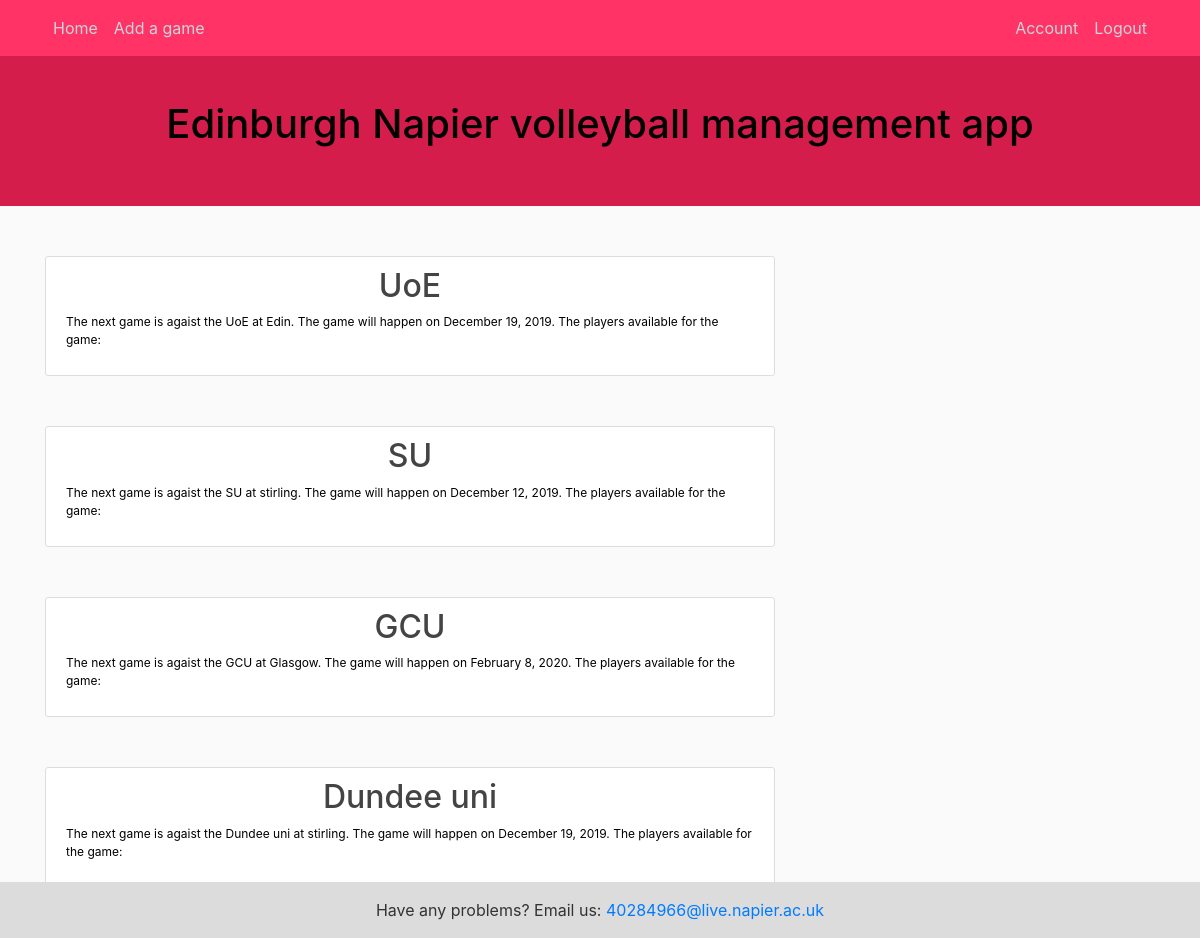
Page /home (signed in) on the earlier database version.
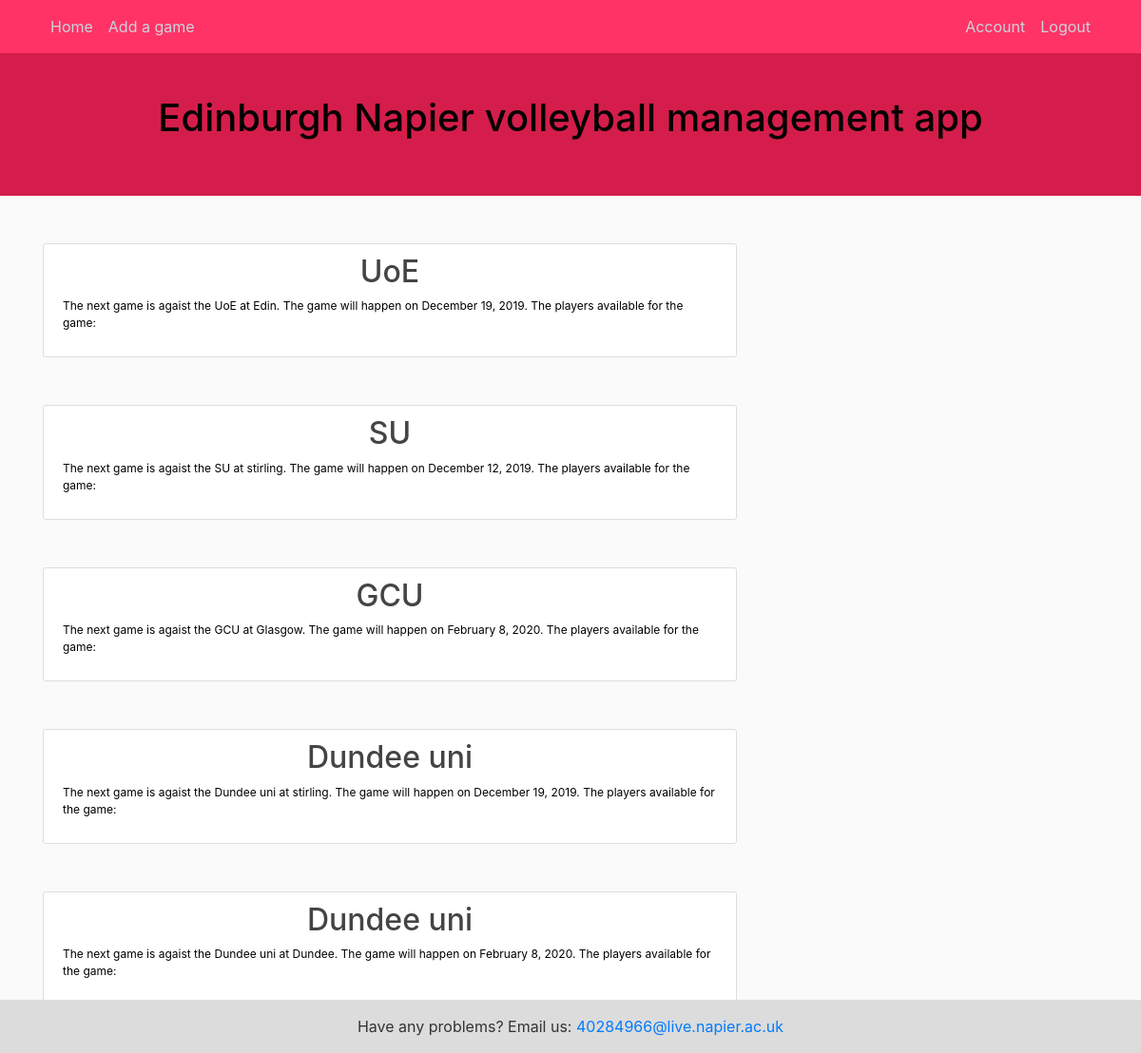
Same page on the later database version.
### app/models.py (models this page shows)
class Game(db.Model):
    __tablename__ = 'game'
    id = db.Column(db.Integer, primary_key=True)
    date = db.Column(db.String(20), nullable=False)
    location = db.Column(db.String(50), nullable=True)
    opposition = db.Column(db.String(30), nullable=False)
    result = db.Column(db.String(35), nullable=True)

### app/routes.py (the view)
@app.route('/home', methods=['GET', 'POST'])
@login_required
def home():
    games2 = Game.query.all()
    return render_template('home.html', title="Home", games=games2), 200

### app/models.py (called while the page is built)
@login_manager.user_loader
def load_user(user_id):
    return User.query.get(int(user_id))

### app/templates/home.html
{% extends "layout-login.html" %}
{% block content%}
{% for game in games %}
        <article class="media content-section">
          <div class="media-body">
		  <h2><a class="article-title" href="{{ url_for('game', game_id=game.id) }}">{{ game.opposition }}</a></h2>
		  <p class="article-content">The next game is agaist the {{ game.opposition }} at {{ game.location }}. The game will happen on {{ game.date }}.  The players available for the game: {{ game.player }}</p>
          </div>
        </article>
{% endfor %}
{% endblock content %}

### app/templates/layout-login.html (shortened to what this page needs)
<html>
  <head>
   	 <link rel="stylesheet" href="https://stackpath.bootstrapcdn.com/bootstrap/4.4.1/css/bootstrap.min.css">
	<link rel="stylesheet" type="text/css" href="{{ url_for('static', filename='login.css')}}">
  </head>
  <body>
	<header class="site-header">
		<nav class="navbar navbar-expand-md fixed-top">
    			<div class="container">
      			<div class="collapse navbar-collapse" id="navbarToggle">
        			<div class="navbar-nav mr-auto">
					{% if current_user.is_authenticated %}
					  <a class="nav-item nav-link" href="{{ url_for('home') }}">Home</a>
					  <a class="nav-item nav-link" href="{{ url_for('newgame') }}">Add a game</a>
					{% endif %}
        			</div>
        			<div class="navbar-nav">
					{% if current_user.is_authenticated %}
					   <a class="nav-item nav-link" href="{{ url_for('account') }}">Account</a>
                                           <a class="nav-item nav-link" href="{{ url_for('logout') }}">Logout</a>
					{% else %}
					   <a class="nav-item nav-link" href="{{ url_for('login') }}">Login</a>
					   <a class="nav-item nav-link" href="{{ url_for('newaccount') }}">Register</a>
					{% endif %}
        			</div>
      			</div>
    			</div>
  		</nav>
                  <h1>Edinburgh Napier volleyball management app</h1>
          </header>
        <main role="main" class="container" id="page-container">
	<div class="row">
    		<div class="col-md-8 col-centered">
      			{% block content %}{% endblock %}
    		</div>
	</main>
	<footer class="fixed-bottom">
  		<div class="footer-copyright text-center py-3">Have any problems? Email us:
    			<a href="mailto:40284966@live.napier.ac.uk">40284966@live.napier.ac.uk</a>
  		</div>
	</footer>
  </body>
</html>

### app/static/login.css (style rules this page uses)
body { background: #fafafa; color: #333333; }
h1, h2, h3, h4, h5, h6 { color: #000000; text-align: center; }
header { padding: 50px 50px 50px 50px; margin: 50px 0 50px 0; background:#d41d4a; }
p { font-size:12px; text-decoration: none; color:#000000; }
footer { background-color:#dcdcdc; margin-bottom:0px; margin-top: 20px; bottom: 0px; width: 100%; }
.col-centered { float:none; margin-right: 0 auto; }
.content-section { background: #ffffff; padding: 10px 20px; border: 1px solid #dddddd; border-radius: 3px; margin-bottom: 50px; }
.navbar { background-color: #ff3366; }
.site-header .navbar-nav .nav-link { color: #cbd5db; background-color: #ff3366; }
.article-title { color: #444444; }
.article-content { white-space: pre-line; }

Differences in the rows shown:
added Game: opposition "Dundee uni", location "Dundee", date "February 8, 2020"
